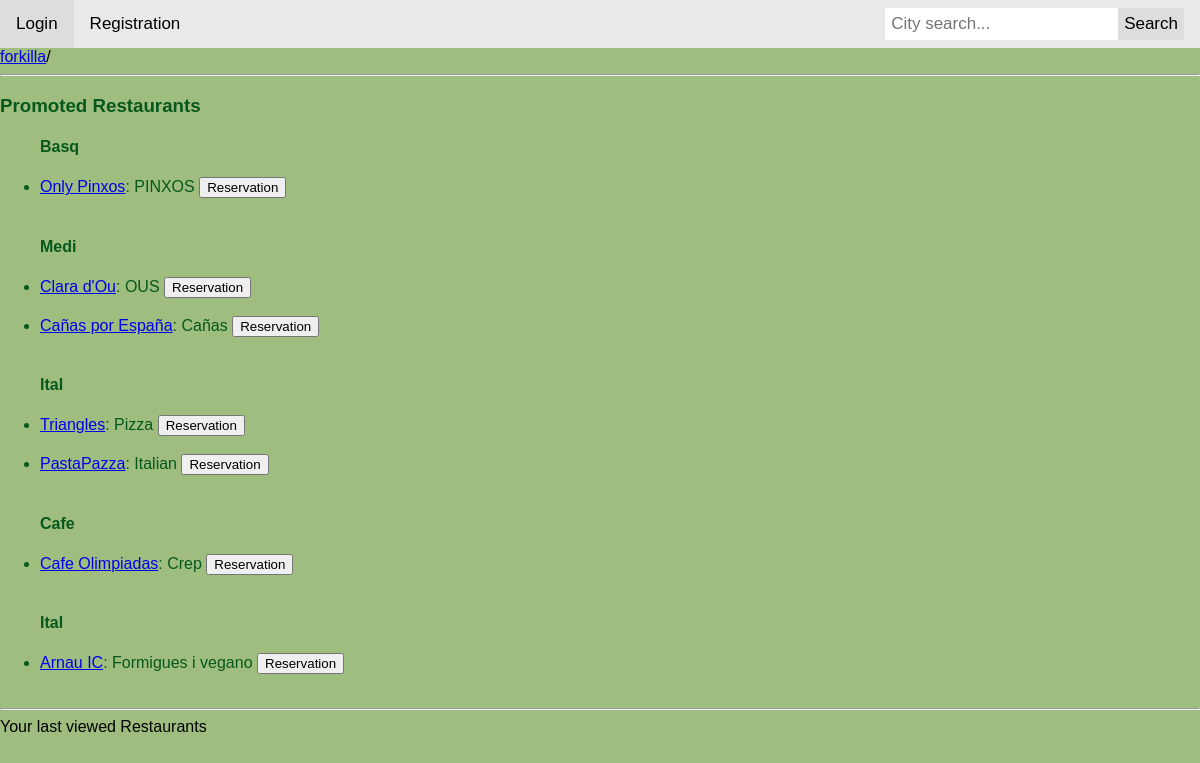
Screenshot of /forkilla/ with the database file from the repository.
### forkilla/models.py (models this page shows, shortened)
class Restaurant(models.Model):
    CATEGORIES = (
        ("Rice", "Rice"),
        ("Fusi", "Fusion"),
        ("BBQ", "Barbecue"),
        ("Chin", "Chinese"),
        ("Medi", "Mediterranean"),
        ("Crep", "Creperie"),
        ("Hind", "Hindu"),
        ("Japa", "Japanese"),
        ("Ital", "Italian"),
        ("Mexi", "Mexican"),
        ("Peru", "Peruvian"),
        ("Russ", "Russian"),
        ("Turk", "Turkish"),
        ("Basq", "Basque"),
        ("Vegy", "Vegetarian"),
        ("Afri", "African"),
        ("Egyp", "Egyptian"),
        ("Grek", "Greek")
    )
    _d_categories = dict(CATEGORIES)
    restaurant_number = models.CharField(max_length=8, unique=True)
    name = models.CharField(max_length=50)
    menu_description = models.TextField()
    price_average = models.DecimalField(max_digits=5, decimal_places=2)
    is_promot = models.BooleanField()
    rate = models.DecimalField(max_digits=3, decimal_places=1)
    address = models.CharField(max_length=50)
    city = models.CharField(max_length=50)
    country = models.CharField(max_length=50)
    featured_photo = models.ImageField()
    category = models.CharField(max_length=5, choices=CATEGORIES)
    restaurant_capacity = models.PositiveIntegerField(max_length=3)

### forkilla/views.py (the view)
def index(request):
    restaurants_by_city = Restaurant.objects.filter(is_promot="True")
    promoted = True
    viewedrestaurants = _check_session(request)
    context = {
        'restaurants': restaurants_by_city,
        'user_name': request.user.username,
        'promoted': promoted,
        'admin': request.user.is_superuser,
        'viewedrestaurants': viewedrestaurants,
        'logged': request.user.is_authenticated(),
    }
    return render(request, 'forkilla/restaurants.html', context)

### forkilla/views.py (called while the page is built)
def _check_session(request):
    if "viewedrestaurants" not in request.session:
        viewedrestaurants = ViewedRestaurants()
        viewedrestaurants.save()
        request.session["viewedrestaurants"] = viewedrestaurants.id_vr
    else:
        viewedrestaurants = ViewedRestaurants.objects.get(id_vr=request.session["viewedrestaurants"])
    return viewedrestaurants

### templates/forkilla/restaurants.html (shortened to what this page needs)
{% extends 'forkilla/base.html' %}
{% block content %}
<html>
    <head>
    </head>
    <body style="background-color: #9ebd7e;">
        <header>
            <hr/>
        </header>
        <main>
            <article>
                {% if restaurants %}
                    {% if promoted %}
                        <h3 style="color: #06581c;">Promoted Restaurants</h3>
                    {% else %}
                        {% if not city%}
                            <h3 style="color: #06581c;">All restaurants</h3>
                        {% endif %}
                    {% endif %}
                    <form action="{% url 'reservation'%}" method="get">
                        <ul>
                        {% for restaurant in restaurants %}
                            {% ifchanged restaurant.category %}
                                <h4 style="color: #06581c;"> <b>{{restaurant.category}}</b> </h4>
                            {% endifchanged %}
                            <li style="color: #06581c;" >
                                <a href="{% url 'restaurant' restaurant.restaurant_number%}"> {{restaurant.name}}</a>: {{restaurant.menu_description}}
                                <button type="submit" name="reservation" value={{restaurant.restaurant_number}}> Reservation </button>
                            </li>
                            <br>
                        {% endfor %}
                        </ul>
                    </form>
                {% else %}
                    <p style="color: #06581c;">No restaurants are available.</p>
                {% endif %}
            </article>
        </main>
    </body>
</html>
{% endblock %}

### templates/forkilla/base.html (shortened to what this page needs)
<div class="topnav">
    {% if logged %}
        <a href="{%url 'logout' %}?next={{next_url}}"> Logout </a>
        <a href="{%url 'reservations' %}"> My reservations </a>
        Logged as {{user_name}}
    {% else %}
        <a href="{%url 'login' %}?next={{next_url}}"> Login </a>
        <a href="{%url 'register' %}"> Registration </a>
    {% endif %}
    <div class="search-container">
    <form action="{% url 'restaurants'%}" method="SET" style="margin: 0">
        <input  id="search_box" type="text" name="search_box"  placeholder="City search..." >
        <button id="search_submit" type="submit" >Search</button>
    </form>
    </div>
</div>
<nav>
    <a href="{% url 'restaurants'%}">forkilla</a>/
</nav>
{% block content %}
{% endblock content%}
<hr/>
Your last viewed Restaurants <br>

### templates/forkilla/base.html (style rules this page uses)
* { box-sizing: border-box; }
body { margin: 0; font-family: Arial, Helvetica, sans-serif; }
.topnav { overflow: hidden; background-color: #e9e9e9; }
.topnav a { float: left; display: block; color: black; text-align: center; padding: 14px 16px; text-decoration: none; font-size: 17px; }
.topnav .search-container { float: right; }
.topnav input[type=text] { padding: 6px; margin-top: 8px; font-size: 17px; border: none; }
.topnav .search-container button { float: right; padding: 6px; margin-top: 8px; margin-right: 16px; background: #ddd; font-size: 17px; border: none; cursor: pointer; }

### rows the page displays
Restaurant: category "Basq", name "Only Pinxos", menu_description "PINXOS", {{ restaurant.restaurant_number }} 09186666 (drawn)
Restaurant: category "Medi", name "Clara d'Ou", menu_description "OUS", {{ restaurant.restaurant_number }} 00000003 (drawn)
Restaurant: name "Cañas por España", menu_description "Cañas", {{ restaurant.restaurant_number }} 00000006 (drawn)
Restaurant: category "Ital", name "Triangles", menu_description "Pizza", {{ restaurant.restaurant_number }} 00000009 (drawn)
Restaurant: name "PastaPazza", menu_description "Italian", {{ restaurant.restaurant_number }} 00000010 (drawn)
Restaurant: category "Cafe", name "Cafe Olimpiadas", menu_description "Crep", {{ restaurant.restaurant_number }} 00000012 (drawn)
Restaurant: category "Ital", name "Arnau IC", menu_description "Formigues i vegano", {{ restaurant.restaurant_number }} 00000015 (drawn)
